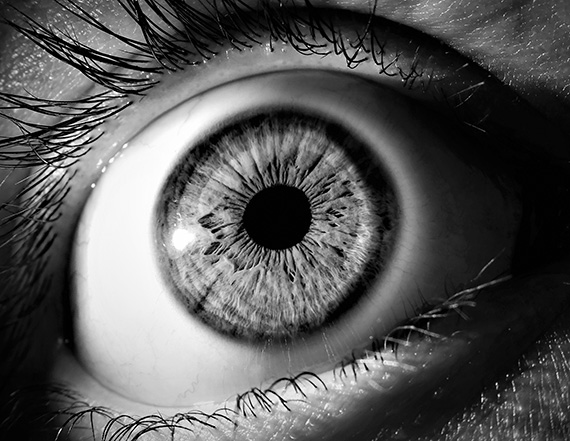
#> input picture 5th-sem/ip/content/eye.jpg, 570 x 441 px, found by its file name
$ python power_functions.py   (older library calls are emulated)
#> lines starting #> are read from the running program, lines starting #| are printed output that depends on the picture
import numpy as np
from PIL import Image
import matplotlib.pyplot as plt
def power_function(input_image):
  img = input_image.resize((400,400), Image.ANTIALIAS)
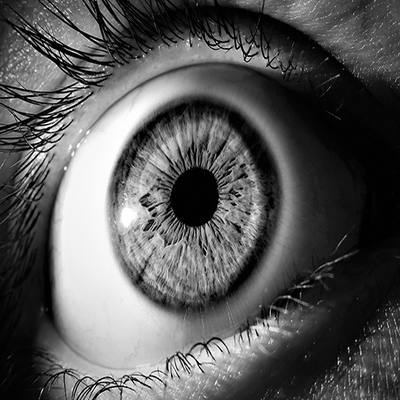
#> img: PIL image 400x400 L; min 0, max 255, mean 88.3
  numpy_image = np.array(img)
  numpy_image = numpy_image/255
  #plotting input and output images
  # set up side-by-side image display
  fig = plt.figure(figsize=(20,20))
  fig.add_subplot(4,4,1)
  plt.imshow(img, cmap='gray')
  plt.title('original image')
  gamma = 0.1
  for i in range(15):
    numpy_image_a = np.power(numpy_image,gamma*(i+1))
    numpy_image_a = numpy_image_a * 255
    numpy_image_a = np.around(numpy_image_a,decimals=0)
    power_image = Image.fromarray(numpy_image_a)
    power_image = power_image.convert("L")
    fig.add_subplot(4,4,i+2)
    plt.imshow(power_image, cmap='gray')
    plt.title('gamma = '+ str(round(i*gamma,1)))
#> this loop made 15 passes
#> pass 1, in power_function, `numpy_image_a = np.power(numpy_image,gamma*(i+1))`:
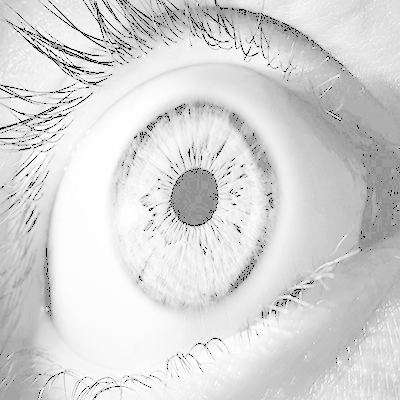
#> numpy_image_a: shape (400, 400) float64; min 0, max 1, mean 0.841
#> after the loop:
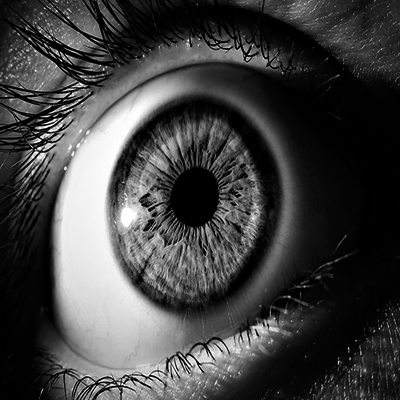
#> numpy_image_a: shape (400, 400) float64; min 0, max 255, mean 66.1
  return power_image
# reading image and converting to gray scale
img = Image.open('/content/eye.jpg').convert('L')
# Calling the power function
a = power_function(img)
print("Name: Basanta Rai")
print("Roll No: 23473")
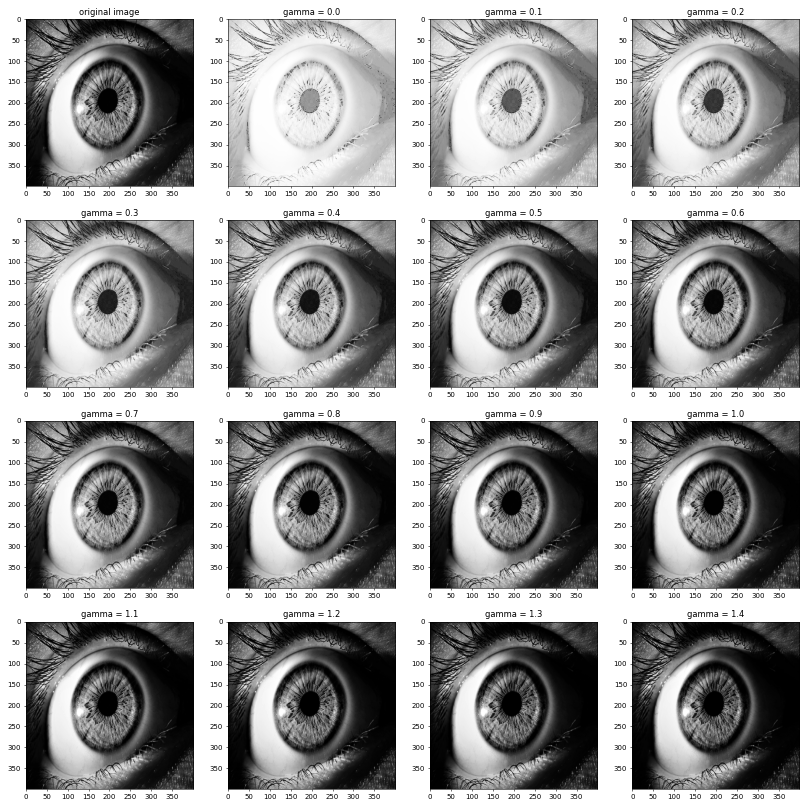
#> figure drawn by matplotlib, 16 panels

$ run again, with 5th-sem/ip/content/daniel-craig.png saved as 5th-sem/ip/content/eye.jpg
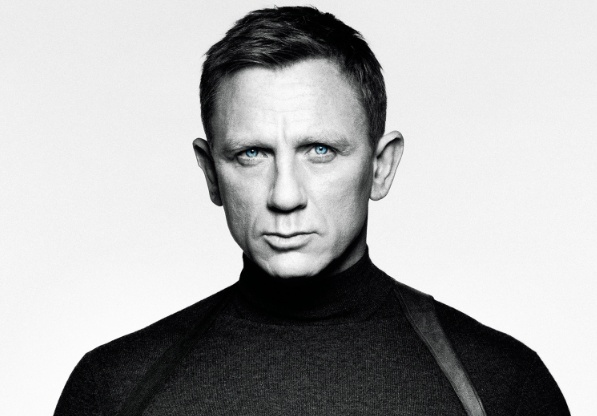
#> input picture 5th-sem/ip/content/daniel-craig.png, 597 x 416 px, found by its file name
#> the loop in power_function, `for i in range(15):` made 15 passes
#> pass 1, in power_function, `numpy_image_a = np.power(numpy_image,gamma*(i+1))`:
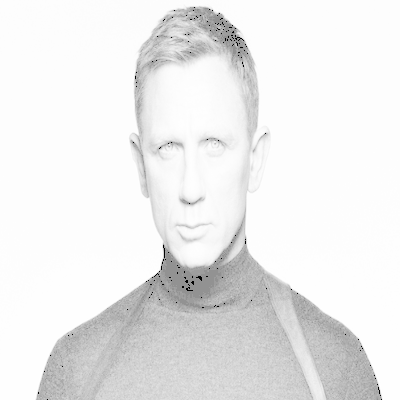
#> numpy_image_a: shape (400, 400) float64; min 0, max 1, mean 0.928
#> after the loop in power_function, `for i in range(15):`:
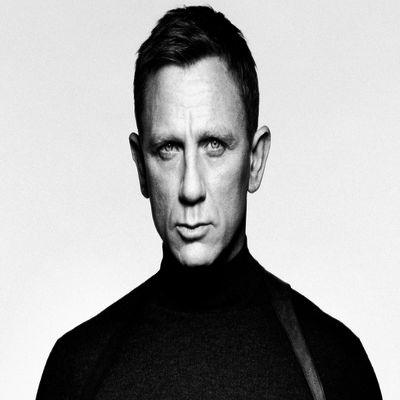
#> numpy_image_a: shape (400, 400) float64; min 0, max 255, mean 164.8
